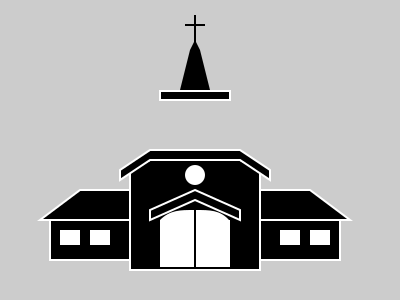

Recreate this plot in Python.
import cairo
import math

surface = cairo.ImageSurface(cairo.FORMAT_ARGB32, 400, 300)
ctx = cairo.Context(surface)
ctx.set_source_rgb(0.8,0.8,0.8)
ctx.paint()

ctx.set_line_width(2)

# The part below the cross
ctx.move_to(180, 90)
ctx.line_to(210, 90)
ctx.line_to(200, 50)
ctx.line_to(190, 50)
ctx.set_source_rgb(0, 0, 0)
ctx.fill()

# Joinin the two parts
ctx.move_to(190, 50)
ctx.line_to(200, 50)
ctx.line_to(195, 40)
ctx.line_to(190, 50)
ctx.set_source_rgb(0, 0, 0)
ctx.fill()

# The cross
ctx.move_to(195, 50)
ctx.line_to(195, 15)
ctx.move_to(185, 25)
ctx.line_to(205, 25)
ctx.set_source_rgb(0, 0, 0)
ctx.stroke()

# the bar below the cross
ctx.rectangle(160, 91, 70, 9)
ctx.set_source_rgb(0, 0, 0)
ctx.fill_preserve()
ctx.set_source_rgb(1, 1, 1)
ctx.stroke()


#Shell
#side rects
ctx.rectangle(50, 220, 80, 40)
ctx.set_source_rgb(0, 0, 0)
ctx.fill_preserve()
ctx.set_source_rgb(1, 1, 1)
ctx.stroke()
ctx.rectangle(260, 220, 80, 40)
ctx.set_source_rgb(0, 0, 0)
ctx.fill_preserve()
ctx.set_source_rgb(1, 1, 1)
ctx.stroke()

#small white
ctx.rectangle(60, 230, 20, 15)
ctx.set_source_rgb(1, 1, 1)
ctx.fill()
ctx.rectangle(90, 230, 20, 15)
ctx.set_source_rgb(1, 1, 1)
ctx.fill()
ctx.rectangle(280, 230, 20, 15)
ctx.set_source_rgb(1, 1, 1)
ctx.fill()
ctx.rectangle(310, 230, 20, 15)
ctx.set_source_rgb(1, 1, 1)
ctx.fill()

#trapeziums
ctx.move_to(80, 190)
ctx.line_to(130, 190)
ctx.line_to(130, 220)
ctx.line_to(40, 220)
ctx.close_path()
ctx.set_source_rgb(0, 0, 0)
ctx.fill_preserve()
ctx.set_source_rgb(1, 1, 1)
ctx.stroke()

ctx.move_to(260, 190)
ctx.line_to(310, 190)
ctx.line_to(350, 220)
ctx.line_to(260, 220)
ctx.close_path()
ctx.set_source_rgb(0, 0, 0)
ctx.fill_preserve()
ctx.set_source_rgb(1, 1, 1)
ctx.stroke()

#Center
ctx.move_to(130, 170)
ctx.line_to(130, 270)
ctx.line_to(260, 270)
ctx.line_to(260, 170)
ctx.set_source_rgb(0,0,0)
ctx.fill_preserve()
ctx.set_source_rgb(1,1,1)
ctx.stroke()

ctx.rectangle(160, 220, 34, 47)
ctx.rectangle(196, 220, 34, 47)
ctx.fill()

ctx.move_to(160, 220)
ctx.curve_to(170, 210, 180, 210, 194, 210)
ctx.line_to(194, 220)
ctx.close_path()
ctx.fill()

ctx.move_to(196, 210)
ctx.curve_to(210, 210, 220, 210, 229, 220)
ctx.line_to(196, 220)
ctx.close_path()
ctx.fill()

# Structure of center block
ctx.move_to(130, 170)
ctx.line_to(130, 270)
ctx.line_to(260, 270)
ctx.line_to(260, 170)
ctx.line_to(240, 160)
ctx.line_to(150, 160)
ctx.close_path()
ctx.set_source_rgb(0,0,0)
ctx.fill_preserve()
ctx.set_source_rgb(1,1,1)
ctx.stroke()

# Structure of center roof
ctx.move_to(120, 180)
ctx.line_to(150, 160)
ctx.line_to(240, 160)
ctx.line_to(270, 180)
ctx.line_to(270, 170)
ctx.line_to(240, 150)
ctx.line_to(150, 150)
ctx.line_to(120, 170)
ctx.close_path()
ctx.set_source_rgb(0,0,0)
ctx.fill_preserve()
ctx.set_source_rgb(1,1,1)
ctx.stroke()

# Center block window
ctx.arc(195, 175, 10, math.radians(0), math.radians(360))
ctx.set_source_rgb(1,1,1)
ctx.fill()

# Roof above the door
ctx.move_to(150, 220)
ctx.line_to(195, 200)
ctx.line_to(240, 220)
ctx.line_to(240, 210)
ctx.line_to(195, 190)
ctx.line_to(150, 210)
ctx.close_path()
ctx.set_source_rgb(0,0,0)
ctx.fill_preserve()
ctx.set_source_rgb(1,1,1)
ctx.stroke()

# Doors
ctx.rectangle(160, 220, 34, 47)
ctx.rectangle(196, 220, 34, 47)
ctx.fill()


ctx.move_to(160, 220)
ctx.curve_to(170, 210, 180, 210, 194, 210)
ctx.line_to(194, 220)
ctx.close_path()
ctx.fill()

ctx.move_to(196, 210)
ctx.curve_to(210, 210, 220, 210, 229, 220)
ctx.line_to(196, 220)
ctx.close_path()
ctx.fill()


surface.write_to_png('chapel.png')
